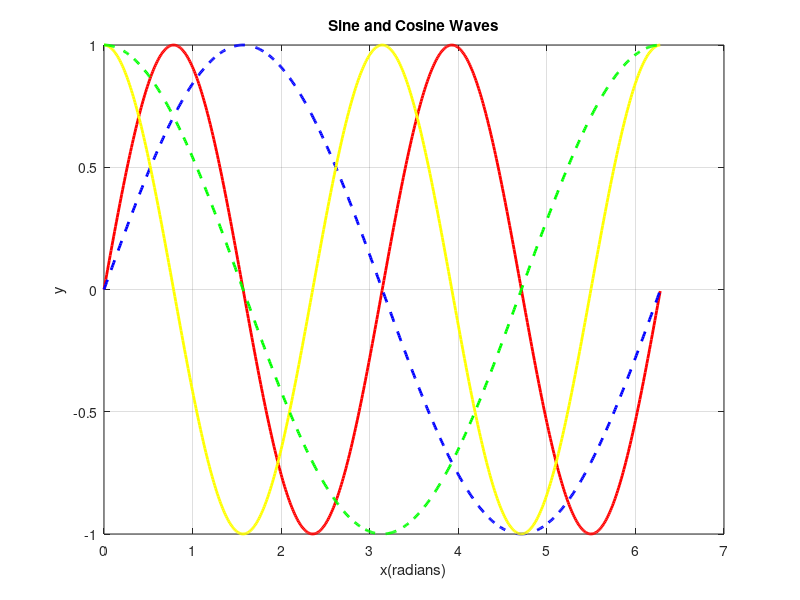

MATLAB code for this plot:
x = 0:0.01:2*pi;

y1 = sin(2*x);
y2 = sin(x);
y3 = cos(2*x);
y4 = cos(x);

plot(x, y1, 'r', 'LineWidth', 2);  % red solid
hold on
plot(x, y2, 'b--', 'LineWidth', 2);  % blue dashed
plot(x, y3, 'y', 'LineWidth', 2);   % yellow solid
plot(x, y4, 'g--', 'LineWidth', 2); % green dashed
hold off


xlabel('x(radians)');
ylabel ('y')
title('Sine and Cosine Waves');

grid on

